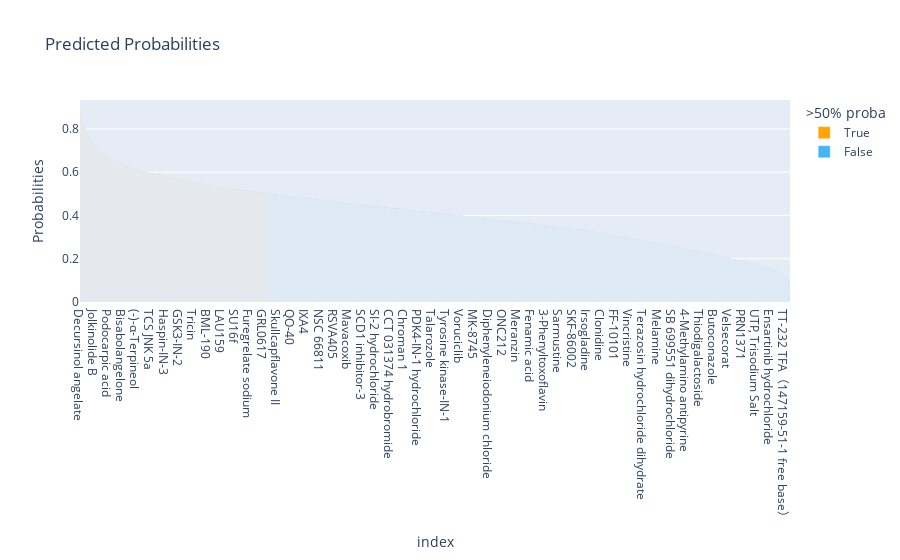

Notebook code cell kept with this figure:
### Code cell
import plotly.express as px

fig = px.bar(predictions,y='y_proba',color='y_pred', color_discrete_sequence=['orange','#42b6f5'],title="Predicted Probabilities",labels={'y_proba':'Probabilities','y_pred':'>50% proba'})
fig.show()

### Figure 1 — Plotly figure (JSON) as saved in the notebook; plotly's stock layout.template omitted (floating-point values rounded to 4 significant figures; data arrays with more than 128 entries replaced by an {"elided": "..."} marker saying what was removed)
{"data": [{"alignmentgroup": "True", "hovertemplate": ">50% proba=True<br>index=%{x}<br>Probabilities=%{y}<extra></extra>", "legendgroup": "True", "marker": {"color": "orange", "pattern": {"shape": ""}}, "name": "True", "offsetgroup": "True", "orientation": "v", "showlegend": true, "textposition": "auto", "type": "bar", "x": {"elided": "1345 str values"}, "xaxis": "x", "y": {"elided": "1345 float values"}, "yaxis": "y"}, {"alignmentgroup": "True", "hovertemplate": ">50% proba=False<br>index=%{x}<br>Probabilities=%{y}<extra></extra>", "legendgroup": "False", "marker": {"color": "#42b6f5", "pattern": {"shape": ""}}, "name": "False", "offsetgroup": "False", "orientation": "v", "showlegend": true, "textposition": "auto", "type": "bar", "x": {"elided": "3696 str values"}, "xaxis": "x", "y": {"elided": "3696 float values"}, "yaxis": "y"}], "layout": {"barmode": "relative", "legend": {"title": {"text": ">50% proba"}, "tracegroupgap": 0}, "title": {"text": "Predicted Probabilities"}, "xaxis": {"anchor": "y", "domain": [0, 1], "title": {"text": "index"}}, "yaxis": {"anchor": "x", "domain": [0, 1], "title": {"text": "Probabilities"}}}}
